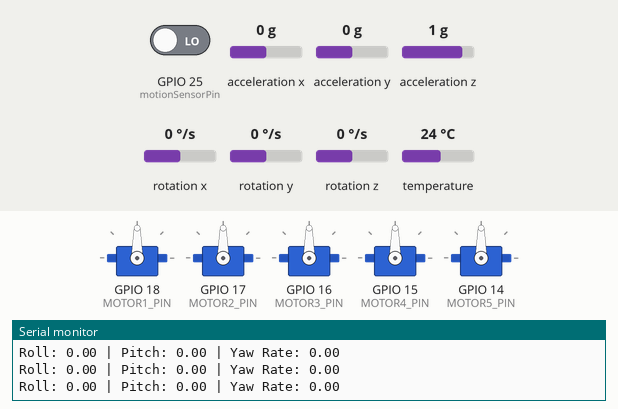
Simulated run of this sketch. Board: ESP32. Shown: 5 × servo, the last lines printed to the serial monitor. The test bench sets the inputs (shaded band); at power-on: GPIO 25 (motionSensorPin) LOW, acceleration x 0 g, acceleration y 0 g, rotation z 0 °/s, acceleration z 1 g, rotation x 0 °/s, rotation y 0 °/s, temperature 24 °C.

Above: at 1.2 s.
1.3 s: GPIO 25 (motionSensorPin) driven HIGH
At 1.58 s:
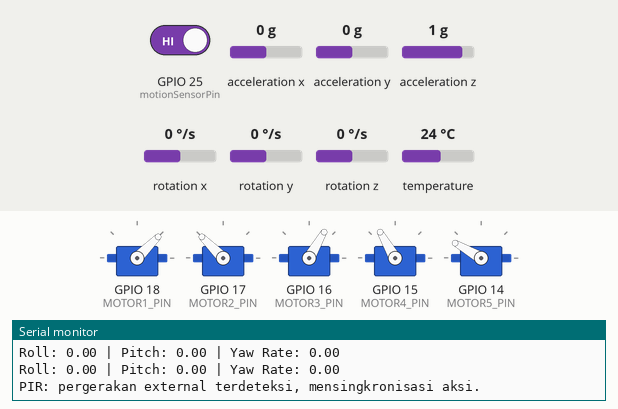
4.3 s: GPIO 25 (motionSensorPin) driven LOW
At 4.3 s:
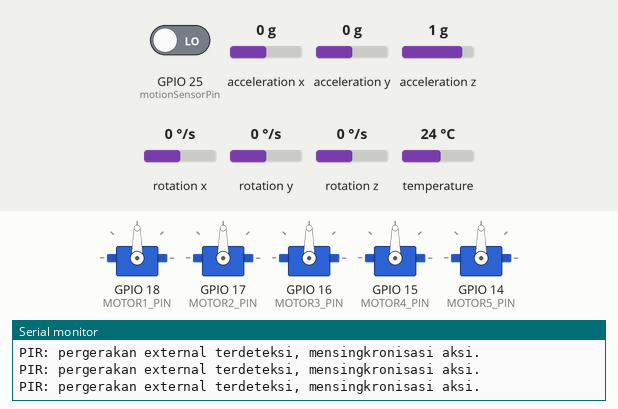
5.8 s: acceleration x set to -1.4 g
At 6.9 s:
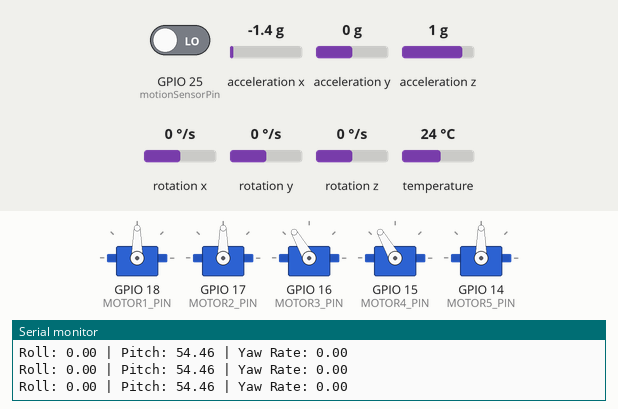
7.3 s: acceleration y set to -1.4 g
At 8.0 s:
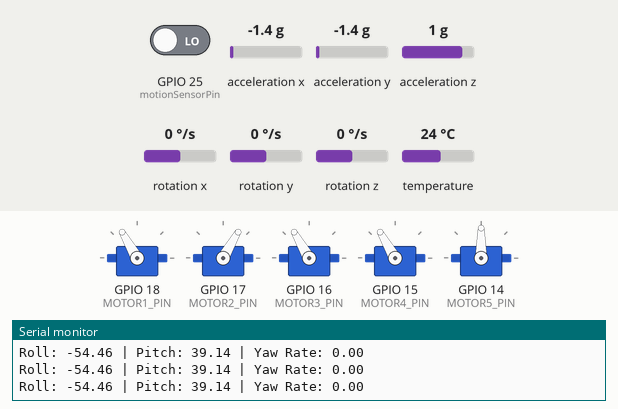
8.8 s: rotation z set to -192 °/s
At 9.3 s:
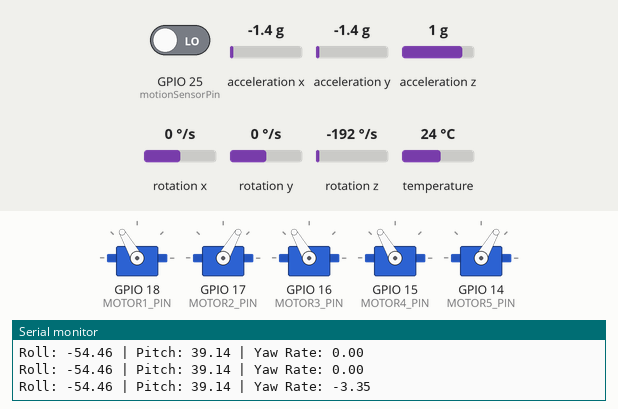
11.3 s: acceleration x set to -0.3 g
12.8 s: acceleration x set to 0 g
At 13.8 s:
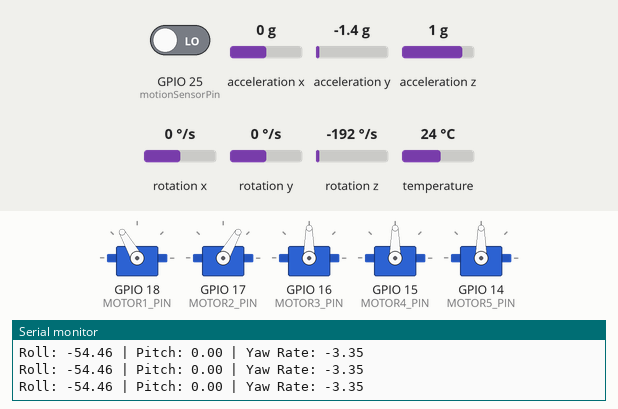
Timing chart, 0 to 15.3 s (numbered marks = the images above; inputs shaded):
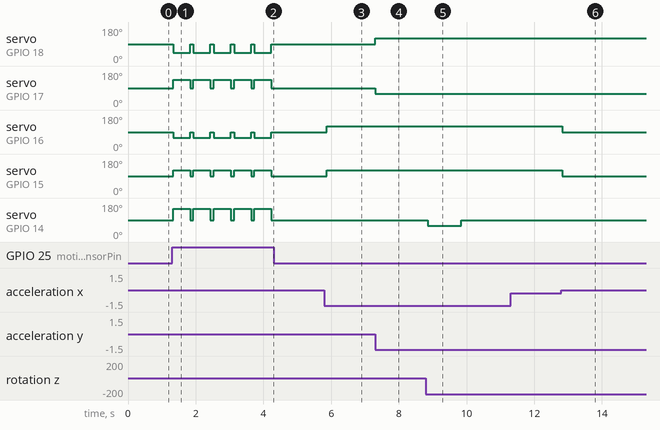

The sketch:

sketch.ino
```cpp
/*
  Nama: Rakai Ahmad Maulana
  NIM: 24/535115/SV/24156
  Programmer

 */

#include <Wire.h>
#include <Adafruit_MPU6050.h>
#include <Adafruit_Sensor.h>
#include <ESP32Servo.h>

// objek sensor
Adafruit_MPU6050 mpu;
Servo axisMotor1, axisMotor2, axisMotor3, axisMotor4, axisMotor5;

// definisi pin
int motionSensorPin = 25; // pirPin
#define MOTOR1_PIN 18 // Roll Axis
#define MOTOR2_PIN 17 // Roll Axis
#define MOTOR3_PIN 16 // Pitch Axis
#define MOTOR4_PIN 15 // Pitch Axis
#define MOTOR5_PIN 14 // Yaw Axis

// state variabel
bool isMovementDetected;
float lastGyroZ = 0;

// fungsi: set semua servo ke posisi yang spesifik
void setAllAxisMotors(int position) {
  axisMotor1.write(position);
  axisMotor2.write(position);
  axisMotor3.write(position);
  axisMotor4.write(position);
  axisMotor5.write(position);
}

void setup() {
  Serial.begin(115200);

  Wire.begin(21, 22);

  pinMode(motionSensorPin, INPUT);

  // attach motor ke pin
  axisMotor1.attach(MOTOR1_PIN);
  axisMotor2.attach(MOTOR2_PIN);
  axisMotor3.attach(MOTOR3_PIN);
  axisMotor4.attach(MOTOR4_PIN);
  axisMotor5.attach(MOTOR5_PIN);

  // set posisi awal
  setAllAxisMotors(90);

  // inisialisasi mpu
  if (!mpu.begin()) {
    Serial.println("MPU6050 tidak terdeteksi!");
    while (1);
  }
  Serial.println("MPU6050 sudah siap");
}


void loop() {
  isMovementDetected = digitalRead(motionSensorPin);

  if (isMovementDetected) {
    // aksi Serentak
    Serial.println("PIR: pergerakan external terdeteksi, mensingkronisasi aksi.");

    // gerak ke posisi bebas
    axisMotor1.write(45);
    axisMotor2.write(135);
    axisMotor3.write(60);
    axisMotor4.write(120);
    axisMotor5.write(150);

    delay(500); // blokir semua sensor selama 0.5 detik

    // kembali ke posisi awal
    setAllAxisMotors(90);
  }
  else {
  // membaca mpu
    sensors_event_t accel, gyro, temp;
    mpu.getEvent(&accel, &gyro, &temp);

    // kalkulasi roll dan pitch
    float rollAngle = atan2(accel.acceleration.y, accel.acceleration.z) * 180.0 / PI;
    float pitchAngle = atan2(-accel.acceleration.x, sqrt(accel.acceleration.y * accel.acceleration.y + accel.acceleration.z * accel.acceleration.z)) * 180.0 / PI;

    // yaw
    float currentGyroZ = gyro.gyro.z;

    Serial.print("Roll: "); Serial.print(rollAngle);
    Serial.print(" | Pitch: "); Serial.print(pitchAngle);
    Serial.print(" | Yaw Rate: "); Serial.println(currentGyroZ);

    //axis control: roll

    // servo 1 & 2: counter-axis motion (melawan arah)
    if (rollAngle > 5) {
      axisMotor1.write(60); // roll positif -> S1/S2 bergerak negatif (60/120)
      axisMotor2.write(120);
    } else if (rollAngle < -5) {
      axisMotor1.write(120); // roll negatif -> S1/S2 bergerak positif (120/60)
      axisMotor2.write(60);
    } else {
      axisMotor1.write(90);
      axisMotor2.write(90);
    }

    // axis control: pitch

    // servo 3 & 4: co-axis motion (searah)
    if (pitchAngle > 5) {
      axisMotor3.write(120); // pitch positif -> S3/S4 bergerak positif (120)
      axisMotor4.write(120);
    } else if (pitchAngle < -5) {
      axisMotor3.write(60); // pitch Negatif -> S3/S4 bergerak negatif (60)
      axisMotor4.write(60);
    } else {
      axisMotor3.write(90);
      axisMotor4.write(90);
    }


    // axis control: yaw


    float gyroZChange = currentGyroZ - lastGyroZ;


    if (fabs(gyroZChange) > 2) {
      if (currentGyroZ > lastGyroZ) {// yaw positif
        axisMotor5.write(120);
      } else { // yaw negatif
        axisMotor5.write(60);
      }

      delay(1000); // blok semua sensor selama sedetik

      axisMotor5.write(90); // kembali ke posisi awal
    }

    lastGyroZ = currentGyroZ; // update buat next look
  }

  delay(100); // delay utama loop
}
```

Measured:
- the behaviour switches between -0.2 and -0.1 g on acceleration x (found by bisection; images 5 and 6)
- after the input at 1.3 s, servo on GPIO 18 (MOTOR1_PIN): alternates 90° for 0.10 s and 45° for 0.50 s, starting at once; servo on GPIO 17 (MOTOR2_PIN): alternates 135° for 0.50 s and 90° for 0.10 s, starting at once
- after the input at 4.3 s, servo on GPIO 18 (MOTOR1_PIN), servo on GPIO 17 (MOTOR2_PIN), servo on GPIO 16 (MOTOR3_PIN), servo on GPIO 15 (MOTOR4_PIN), servo on GPIO 14 (MOTOR5_PIN): stops changing and stays 90°
- after the input at 5.8 s, servo on GPIO 16 (MOTOR3_PIN), servo on GPIO 15 (MOTOR4_PIN): 90° → 120° after 0.07 s
- after the input at 7.3 s, servo on GPIO 18 (MOTOR1_PIN): 90° → 120° at once; servo on GPIO 17 (MOTOR2_PIN): 90° → 60° at once
- after the input at 8.8 s, servo on GPIO 14 (MOTOR5_PIN): 90° → 60° after 0.05 s, → 90° 1.0 s later
- after the input at 12.8 s, servo on GPIO 16 (MOTOR3_PIN), servo on GPIO 15 (MOTOR4_PIN): 120° → 90° at once
